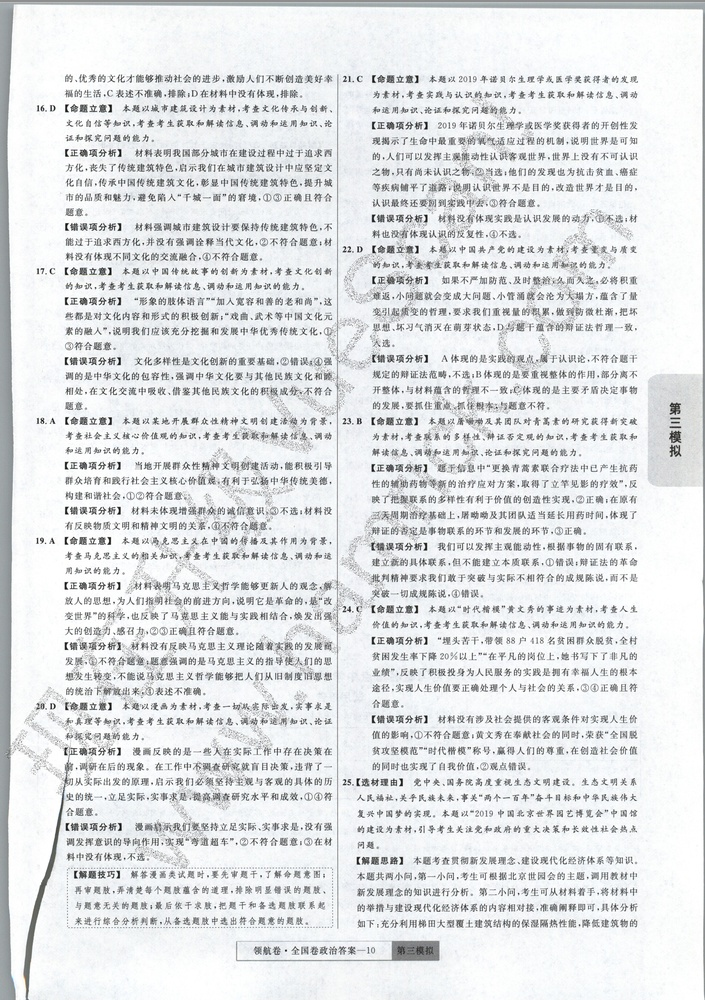
#> input picture testPic/2019-12-20-0012.jpg, 705 x 1000 px, shrunk from 2472 x 3504 before the run, found by its file name; its folder holds only this picture in this run
$ python 9_20191220152001.py   (older library calls are emulated)
#> lines starting #> are read from the running program, lines starting #| are printed output that depends on the picture
#水平校正图片

import os
import cv2
import math
import random
import numpy as np
from scipy import misc, ndimage

filepath = '/Users/leaf/project/scanWords/testPic/'
for filename in os.listdir(filepath):
    # print(filename)
	img = cv2.imread('/Users/leaf/project/scanWords/testPic/%s'%filename)
#> img is the input picture: shape (1000, 705, 3); mean B, G, R 228.6, 226.9, 224.7
	gray = cv2.cvtColor(img,cv2.COLOR_BGR2GRAY)
	edges = cv2.Canny(gray,50,150,apertureSize = 3)
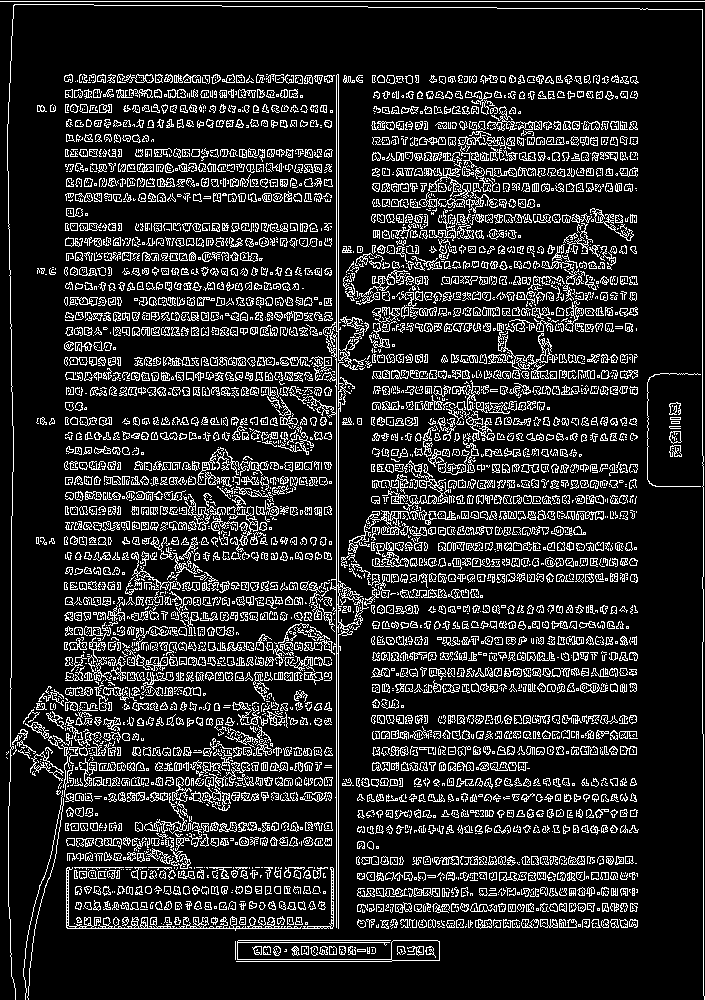
#> edges: shape (1000, 705); 14.9% white in thin lines or dots
	#霍夫变换
	lines = cv2.HoughLines(edges,1,np.pi/180,0)

	for rho,theta in lines[0]:
	    a = np.cos(theta)
	    b = np.sin(theta)
	    x0 = a*rho
	    y0 = b*rho
	    x1 = int(x0 + 1000*(-b))
	    y1 = int(y0 + 1000*(a))
	    x2 = int(x0 - 1000*(-b))
	    y2 = int(y0 - 1000*(a))
#> this loop made 1 pass
#> (rho, theta, a, b, x0, y0, x1, y1) on pass 1: (336, 0, 1, 0, 336, 0, 336, 1000)
	if x1 == x2 or y1 == y2:
		continue
	t = float(y2-y1)/(x2-x1)

	rotate_angle = math.degrees(math.atan(t))
	if rotate_angle > 45:
		rotate_angle = -90 + rotate_angle
	elif rotate_angle < -45:
		rotate_angle = 90 + rotate_angle
	rotate_img = ndimage.rotate(img, rotate_angle)
	misc.imsave('/Users/leaf/project/scanWords/testPic/%s'%filename, rotate_img)


$ run again, on testPic/2019-12-20-0101.jpg
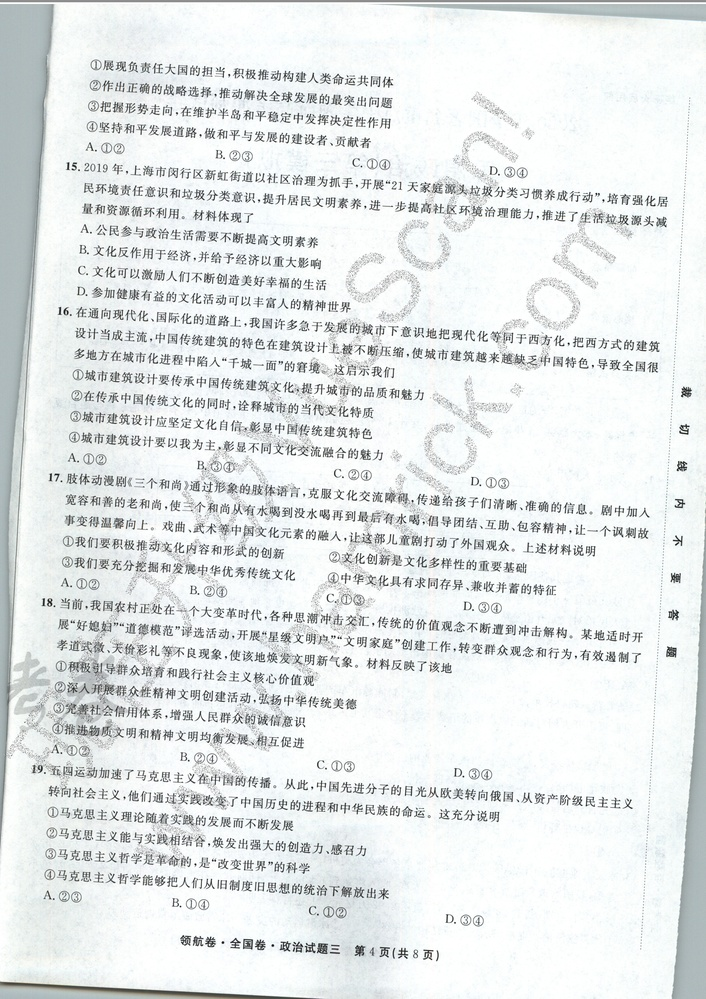
#> input picture testPic/2019-12-20-0101.jpg, 706 x 999 px, shrunk from 2472 x 3496 before the run, found by its file name
#> img is the input picture: shape (999, 706, 3); mean B, G, R 232.2, 232, 228.1
#> `edges = cv2.Canny(gray,50,150,apertureSize = 3)`:
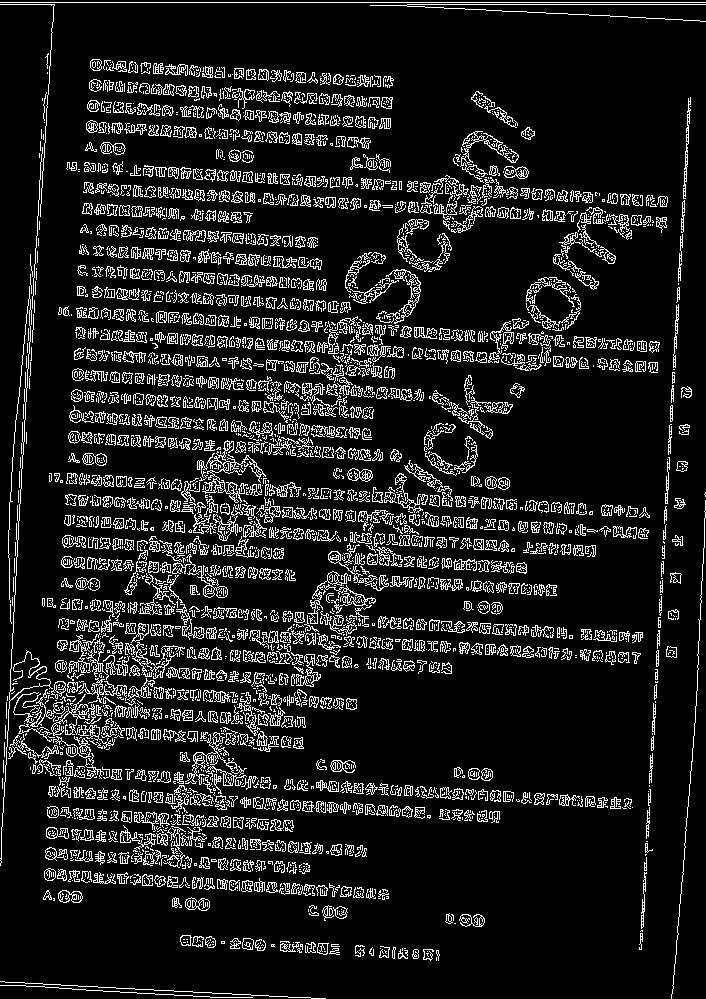
#> edges: shape (999, 706); 11.6% white in thin lines or dots
#> the loop `for rho,theta in lines[0]:` made 1 pass
#> (rho, theta, a, b, x0, y0, x1, y1) on pass 1: (2, 1.57, -4.37e-08, 1, -8.74e-08, 2, -1000, 1)
#> t = 0.0005
#> rotate_angle = 0.0287

$ run again, on testPic/new_2019-12-20-0101.jpg
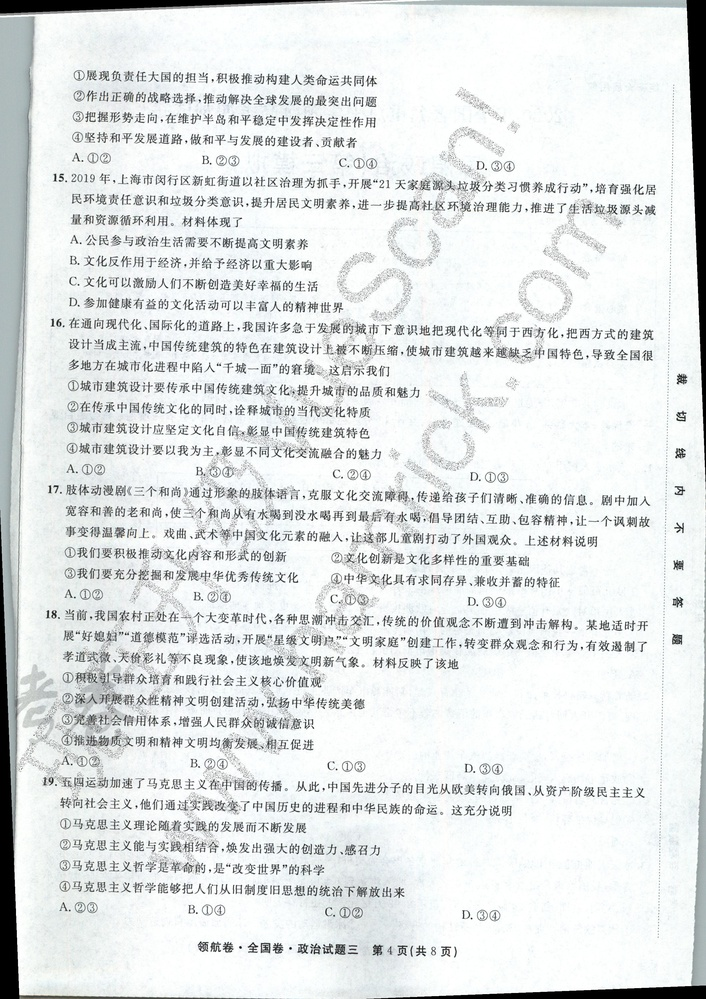
#> input picture testPic/new_2019-12-20-0101.jpg, 706 x 999 px, shrunk from 2472 x 3496 before the run, found by its file name
#> img is the input picture: shape (999, 706, 3); mean B, G, R 228.3, 228.2, 224.8
#> `edges = cv2.Canny(gray,50,150,apertureSize = 3)`:
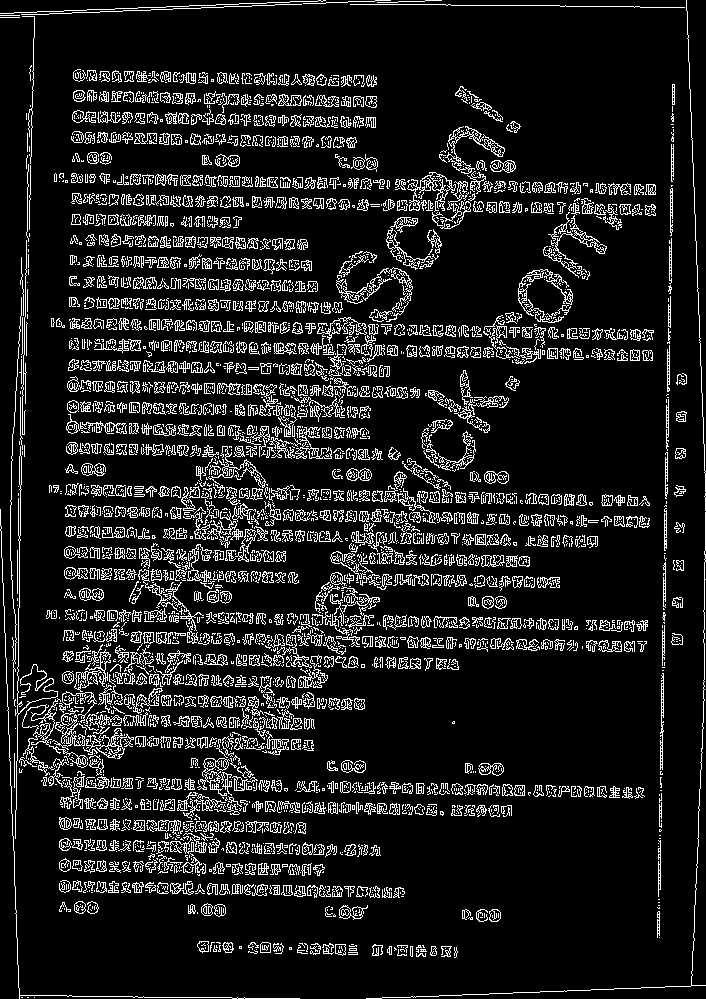
#> edges: shape (999, 706); 11.8% white in thin lines or dots
#> the loop `for rho,theta in lines[0]:` made 1 pass
#> (rho, theta, a, b, x0, y0, x1, y1) on pass 1: (675, 0.0175, 1, 0.0175, 674.9, 11.78, 657, 1011)
#> t = -57.11
#> `rotate_angle = math.degrees(math.atan(t))`: rotate_angle = -89
#> `rotate_angle = 90 + rotate_angle`: rotate_angle = 1
#> `rotate_img = ndimage.rotate(img, rotate_angle)`:
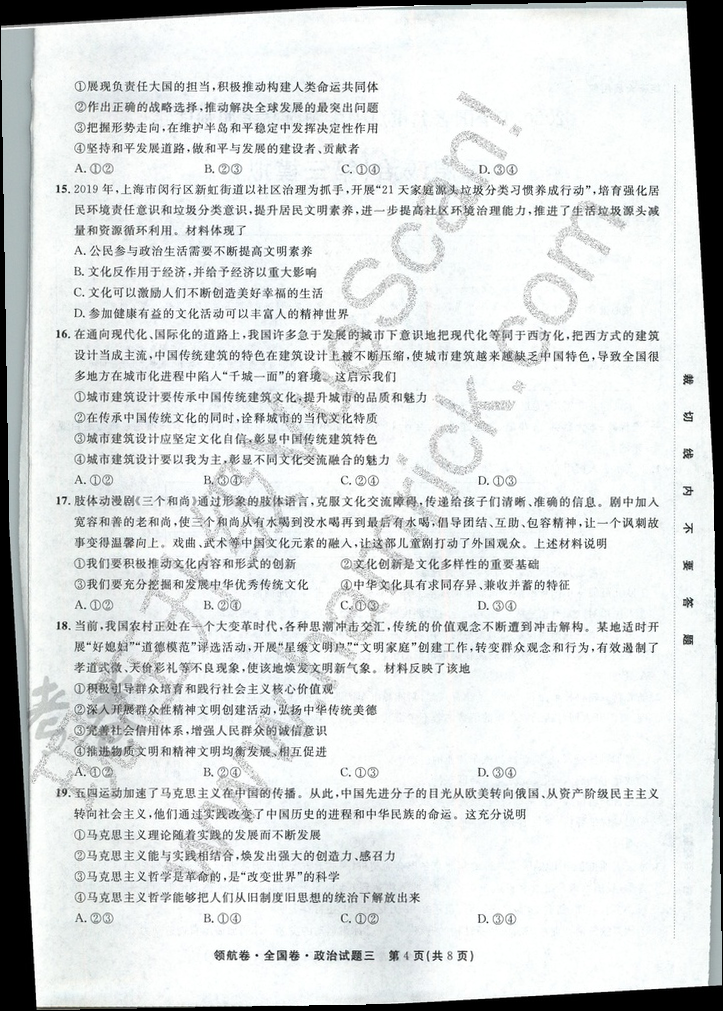
#> rotate_img: shape (1011, 723, 3); mean B, G, R 220, 219.9, 216.7

$ run again, on testPic/pic_name.jpg
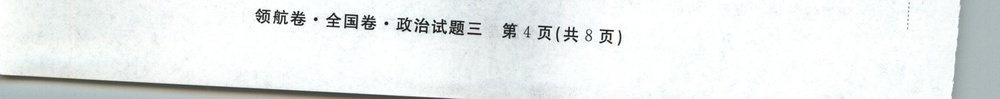
#> input picture testPic/pic_name.jpg, 1000 x 99 px, shrunk from 2472 x 245 before the run, found by its file name
#> img is the input picture: shape (99, 1000, 3); mean B, G, R 235.8, 236.3, 232.4
#> `edges = cv2.Canny(gray,50,150,apertureSize = 3)`:
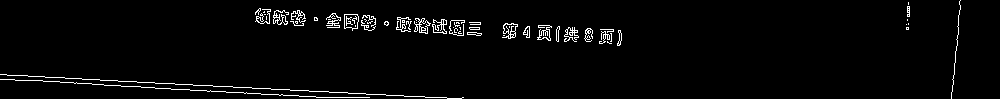
#> edges: shape (99, 1000); 2.6% white in thin lines or dots
#> the loop `for rho,theta in lines[0]:` made 1 pass
#> (rho, theta, a, b, x0, y0, x1, y1) on pass 1: (74, 1.62, -0.0523, 0.999, -3.87, 73.9, -1002, 21)
#> t = 0.0526
#> rotate_angle = 3.01
#> `rotate_img = ndimage.rotate(img, rotate_angle)`:
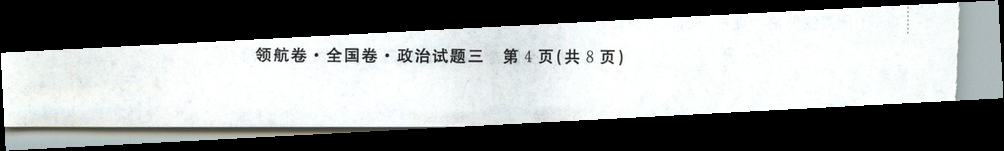
#> rotate_img: shape (151, 1004, 3); mean B, G, R 152.3, 152.7, 150.2

$ run again, on testPic/2019-12-20-0019.jpg
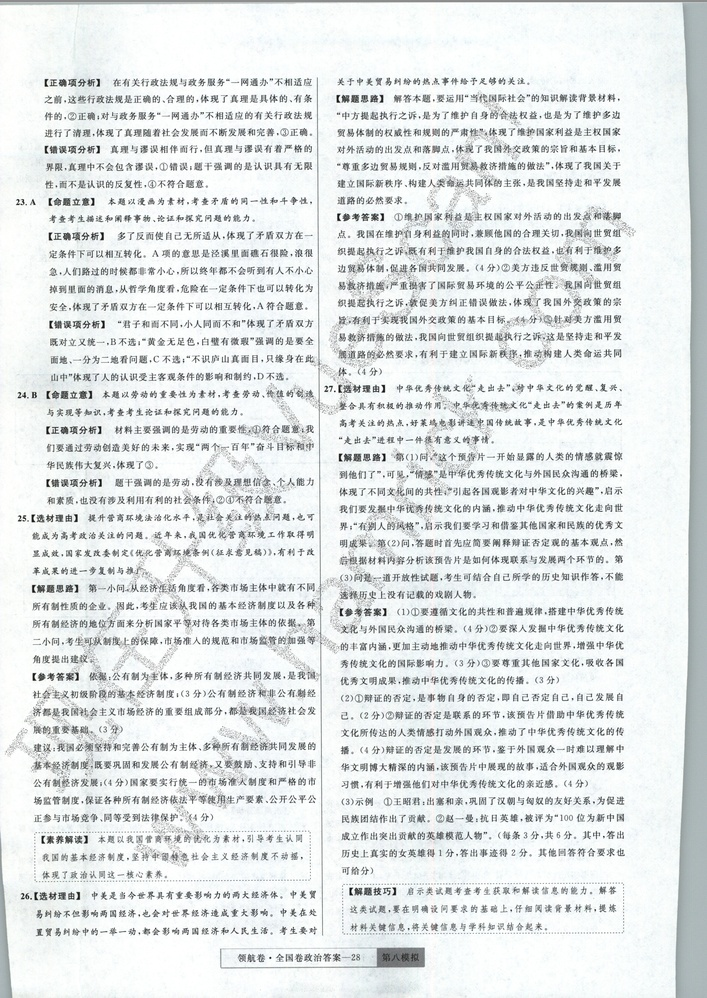
#> input picture testPic/2019-12-20-0019.jpg, 707 x 998 px, shrunk from 2472 x 3488 before the run, found by its file name
#> img is the input picture: shape (998, 707, 3); mean B, G, R 230.2, 229.8, 225.9
#> `edges = cv2.Canny(gray,50,150,apertureSize = 3)`:
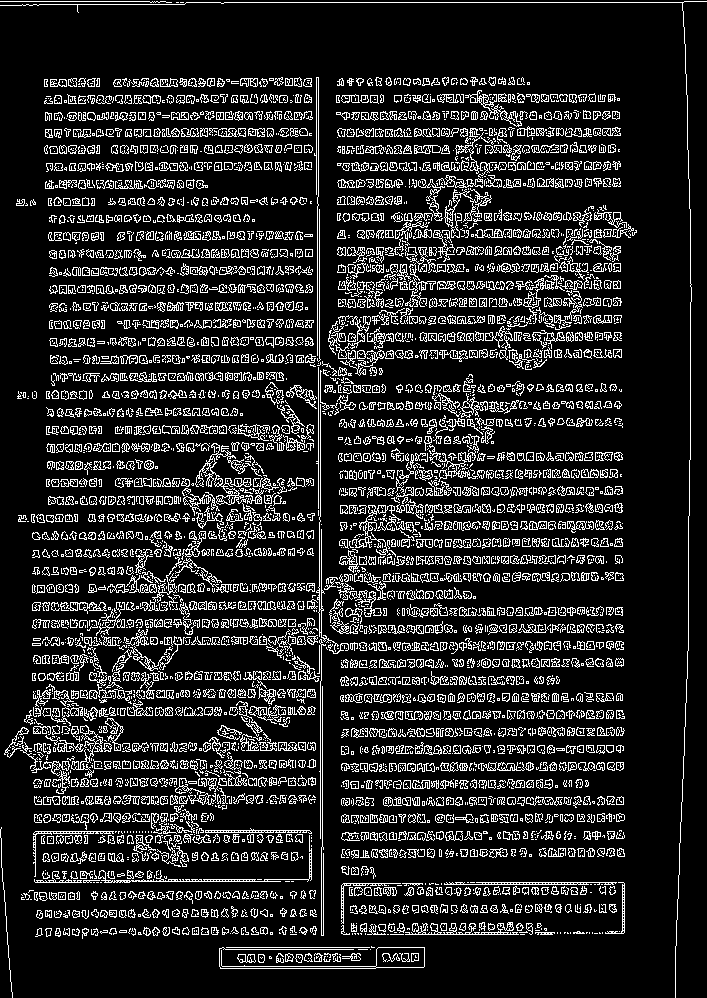
#> edges: shape (998, 707); 14.5% white in thin lines or dots
#> the loop `for rho,theta in lines[0]:` made 1 pass
#> (rho, theta, a, b, x0, y0, x1, y1) on pass 1: (2, 1.57, -4.37e-08, 1, -8.74e-08, 2, -1000, 1)
#> t = 0.0005
#> rotate_angle = 0.0287
